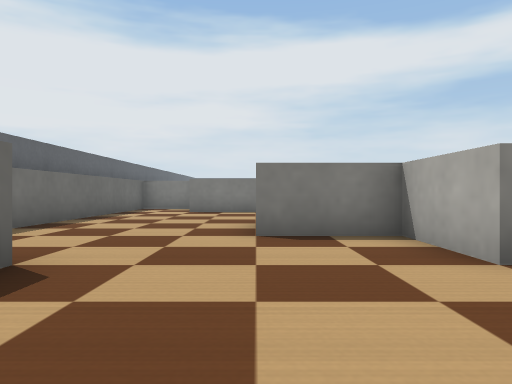
[1] (above)

24 first-person views from a walk through a robot-simulator world made for Webots. The camera is 0.03 m above the floor, looks level and sees 70° across. The floor is counted in squares, 0.05 m on a side. Each view is taken from the middle of a square. On the plan, view 1 faces up. The plan holds only what a view shows up to about 10 squares ahead; the rest is blank. Robots are left out. Webots' stock objects and surfaces are drawn as simple stand-ins.

[2]
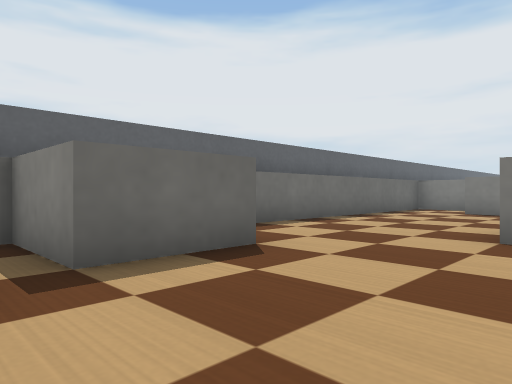

[3]
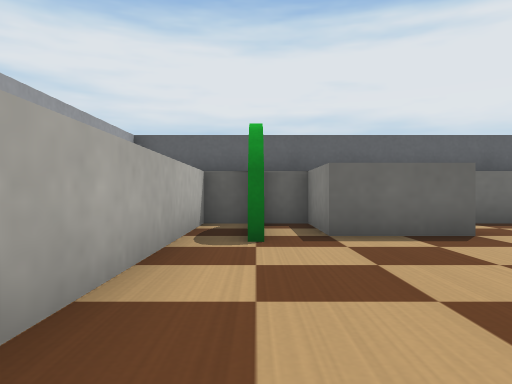

[4]
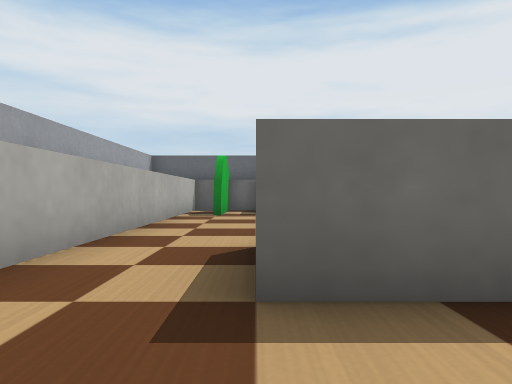

[5]
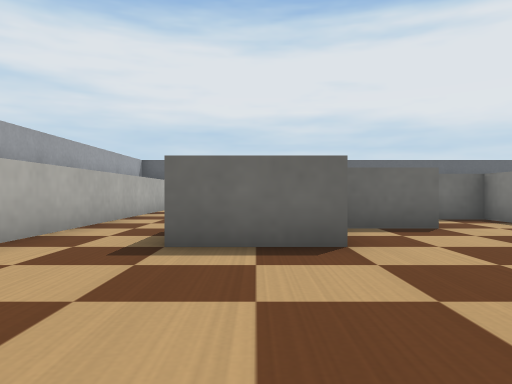

[6]
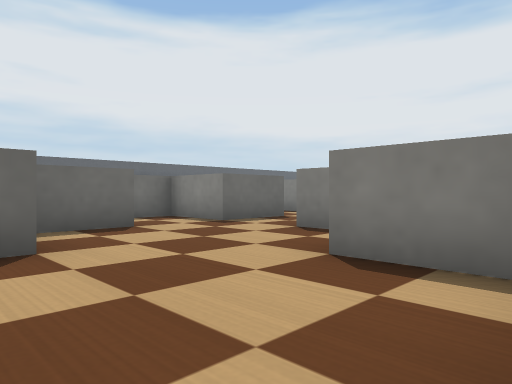

[7]
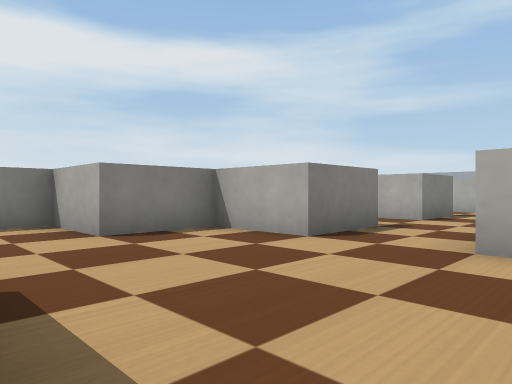

[8]
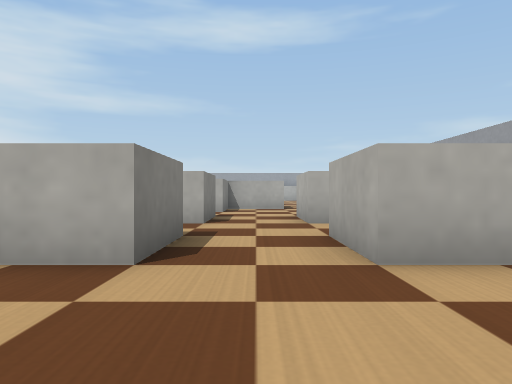

[9]
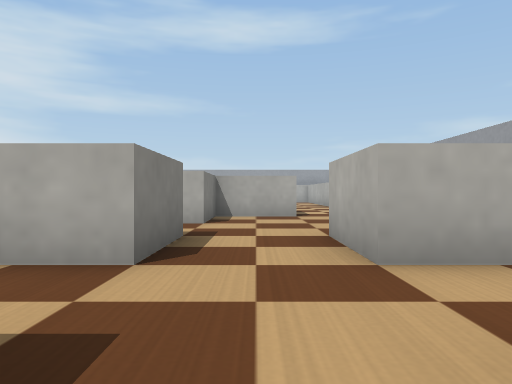

[10]
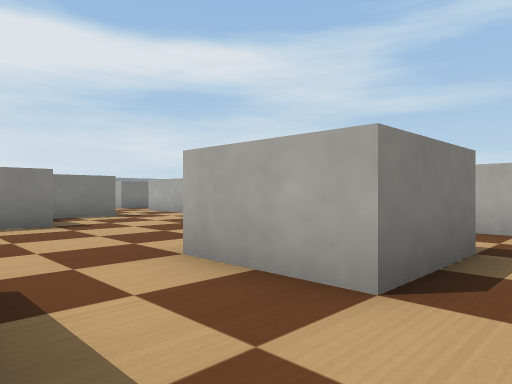

[11]
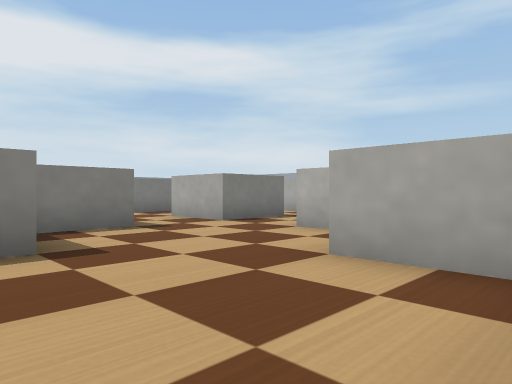

[12]
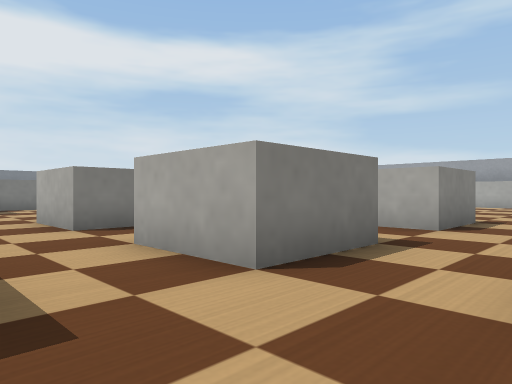

[13]
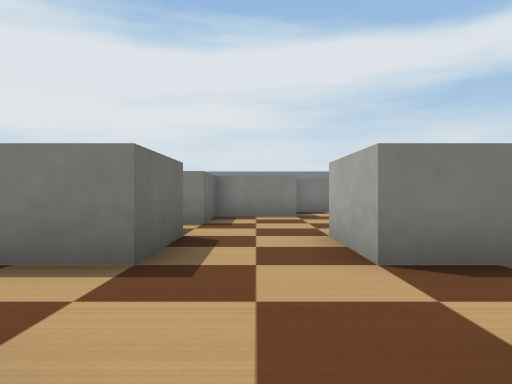

[14]
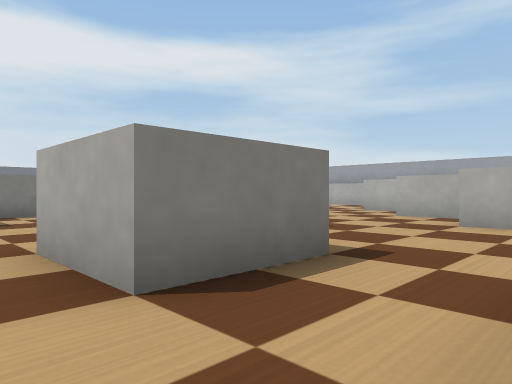

[15]
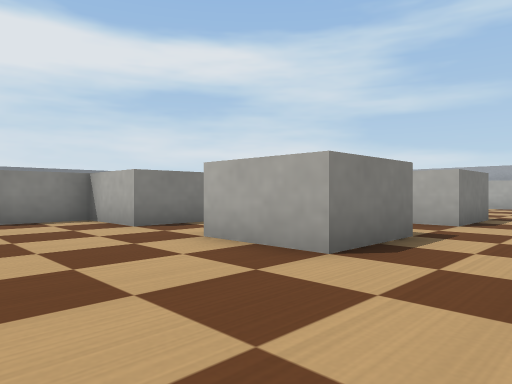

[16]
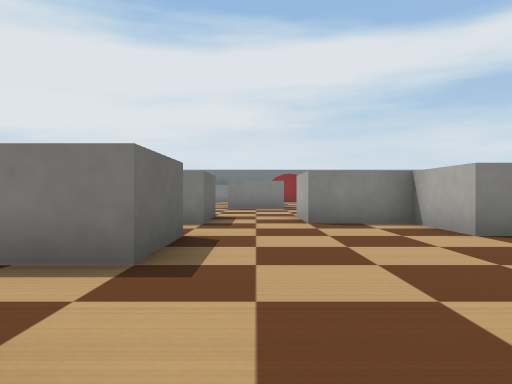

[17]
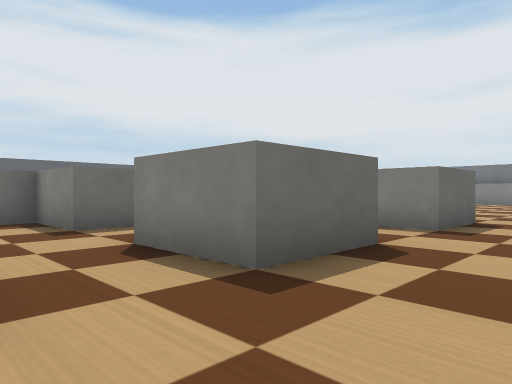

[18]
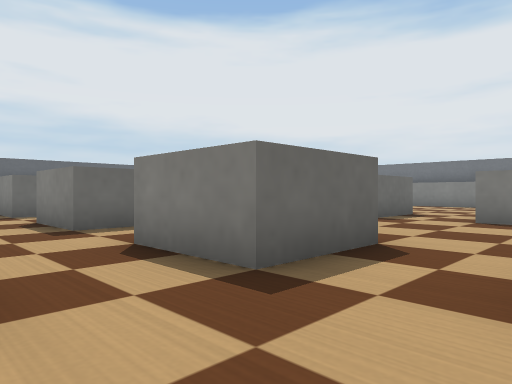

[19]
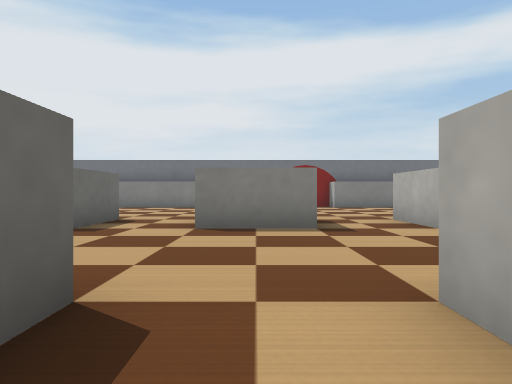

[20]
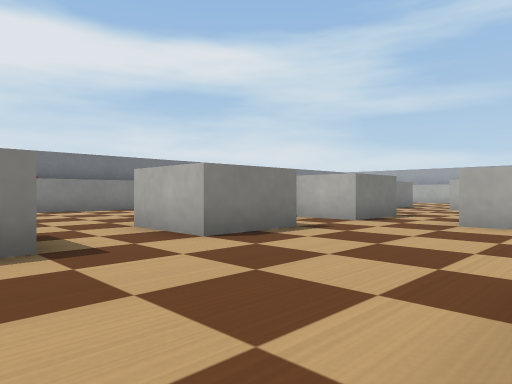

[21]
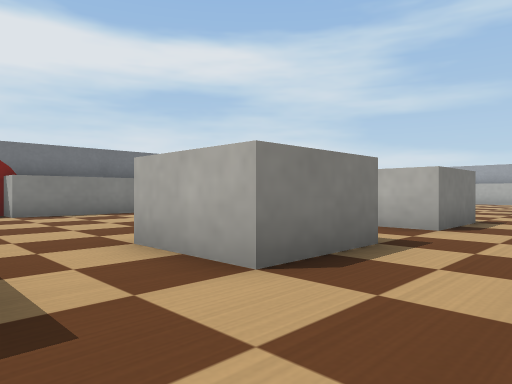

[22]
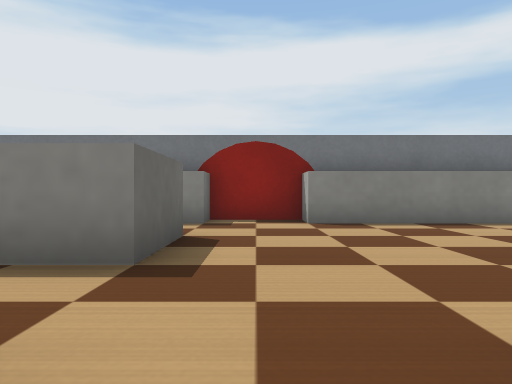

[23]
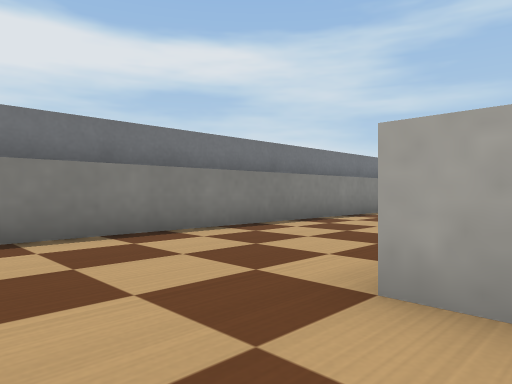

[24]
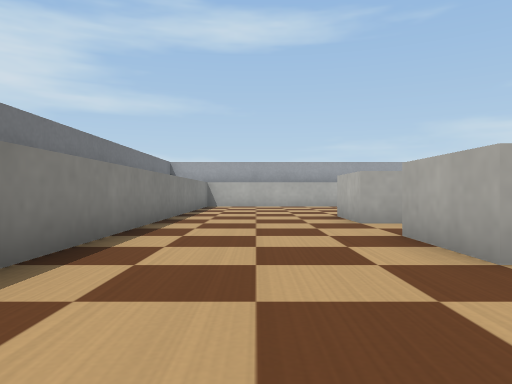

### Floor plan
Points are (right, up) in squares from view 1. A wall is a line through its corners. A room is listed if a view was taken in it or the views show most of it. See-through windows are left out.
Room 1 (views 1, 2, 3, 4, 7)
walls: (-2, 1) (-4, 1) (-4, 0.1); (-4, -0.1) (-4, -1) (5.8, -1); (10, -0.1) (10, 1)
ways out: opening at (4, 1) to room 2
objects: green cylinder (-3, 0) to (-1, 0)
Room 2 (views 5, 6, 8, 9, 10, 11, 12, 13, 14, 15, 16, 17, 18, 19, 20, 21, 22, 23, 24)
walls: (16, 17) (16, 15) (14, 15) (14, 17); (18, 21) (16, 21) (16, 19) (14, 19) (14, 21) (12, 21) (12, 23); (20, 15) (18, 15) (18, 17); (10, 19) (10, 17) (8, 17); (19.5, 23) (18.8, 23); (18, 24.1) (18, 25); (16.1, 11) (14.5, 11); (10, 23) (10, 21) (8, 21); (20, 11) (18, 11) (18, 13); (24, 14.1) (24, 15); (16, 27) (14, 27) (14, 29); (14, 9) (13.1, 9); (12, 27) (10, 27); (20, 27) (18, 27) (18, 28.6); (6, 18) (6, 17) (4, 17); (18, 8.2) (18, 9); (26, 15.5) (26, 17); (24, 11) (22, 11) (22, 12); (6, 22) (6, 21) (4, 21); (16, 30.2) (16, 31); (16, 5.5) (16, 7); (8, 29) (8, 27); (20, 31) (22, 31); (2, 21.5) (2, 21) (0.6, 21); (24, 30.1) (24, 31) (26, 31); (4, 9) (4, 7) (2, 7) (2, 6); (16, 3) (14, 3) (14, 5); (12, 3) (10, 3) (10, 5) (8, 5) (8, 7) (6, 7); (12, 33) (12, 31) (10.9, 31); (20, 1) (20, 3) (18, 3) (18, 3.5); (4, 5) (4, 3.5); (6, 3.1) (6, 1); (10, 1) (12, 1); (14, -0.1) (14, 1) (16, 1); (12, 35.9) (12, 35) (11.5, 35); (27, 35) (14, 35) (14, 35.9); (2, 3) (2, 5) (0, 5); (-2, 3.1) (-2, 1)
ways out: opening at (4, 1) to room 1; opening at (-2, 7)
objects: red cylinder (13, 36)

Positions as (right, up) in squares from view 1, and headings:
1: (0, 0), facing up
2: (1, 0), facing up-left
3: (3, 0), facing left
4: (8, 1), facing left
5: (10, 2), facing left
6: (10, 2), facing up-left
7: (6, 0), facing up-right
8: (7, 2), facing right
9: (11, 2), facing right
10: (12, 2), facing up-right
11: (13, 5), facing up-right
12: (16, 9), facing up-right
13: (17, 12), facing up
14: (17, 13), facing up-right
15: (11, 13), facing up-right
16: (11, 14), facing up
17: (12, 15), facing up-left
18: (12, 19), facing up-left
19: (11, 21), facing up
20: (11, 23), facing up-right
21: (12, 25), facing up-right
22: (13, 28), facing up
23: (14, 30), facing up-right
24: (17, 33), facing right
